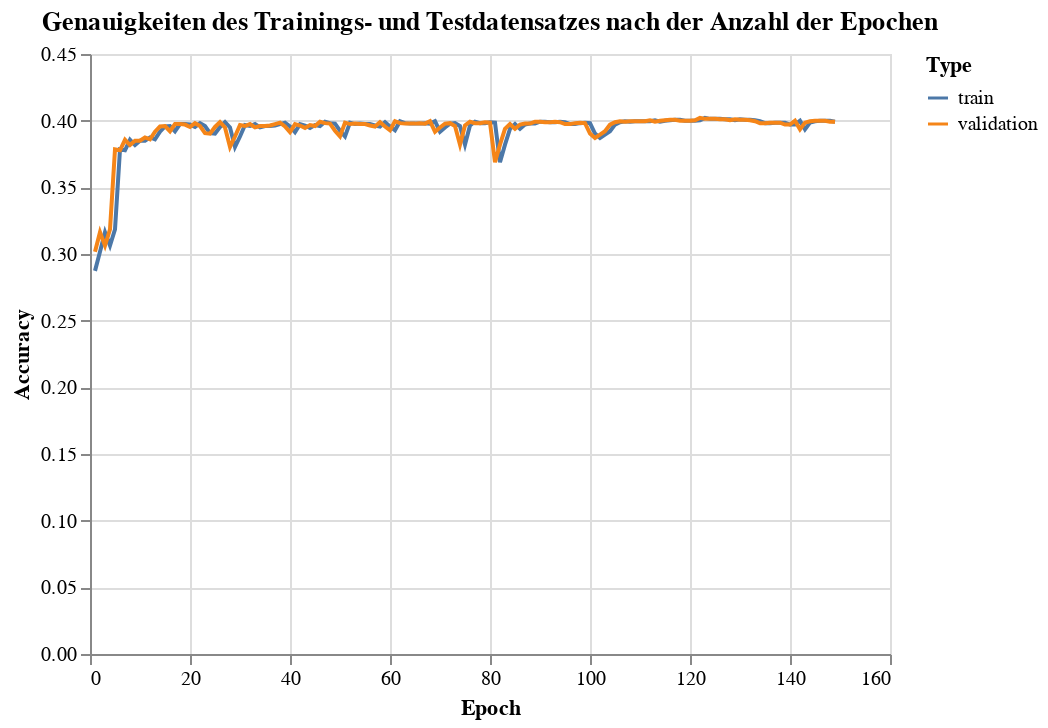

Notebook code for this chart:
### Code cell
train_eval_accuracy_chart = alt.Chart(accuracy_df).mark_line().encode(
 x='Epoch',
 y='Accuracy',
 color='Type'
).properties(title='Genauigkeiten des Trainings- und Testdatensatzes nach der Anzahl der Epochen')
train_eval_accuracy_chart

### Figure 1 — Vega-Lite specification as saved in the notebook (floating-point values rounded to 4 significant figures; data arrays with more than 128 entries replaced by an {"elided": "..."} marker saying what was removed)
{"config": {"view": {"continuousWidth": 400, "continuousHeight": 300}}, "data": {"name": "data-d5b04bc32112d4574828b4daf5403d66"}, "mark": "line", "encoding": {"color": {"field": "Type", "type": "nominal"}, "x": {"field": "Epoch", "type": "quantitative"}, "y": {"field": "Accuracy", "type": "quantitative"}}, "title": "Genauigkeiten des Trainings- und Testdatensatzes nach der Anzahl der Epochen", "$schema": "https://vega.github.io/schema/vega-lite/v4.17.0.json", "datasets": {"data-d5b04bc32112d4574828b4daf5403d66": {"elided": "298 records"}}}
